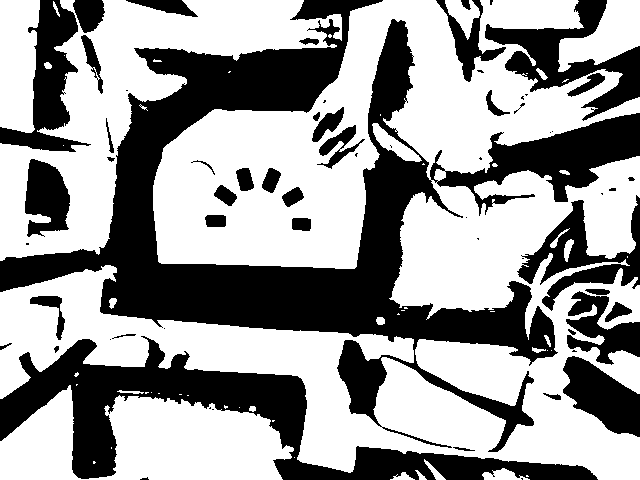
#> input picture gauntletprocess.png, 640 x 480 px; its folder holds only this picture in this run
$ python -i gauntlet_alg.py   (imports and definitions only)
#> lines starting #> are read from the running program, lines starting #| are printed output that depends on the picture; after the words box and inside, x2 and y2 are one past the last pixel; in counts of white or black regions, pixels touching at a corner belong together
#> further down, picture is the input picture: shape (480, 640, 3); 60.3% white; 63 black regions (24 under 20 px), largest, box (x1, y1, x2, y2) and area: (0, 0, 640, 452) 66985, (0, 336, 598, 480) 22132, (485, 0, 640, 121) 6158
import cv2
import numpy as np
import imutils
import itertools
from math import pi

IMGWIDTH = 480
TAPE_TO_HOLE_RATIO = 1.35
BINARIZATION_THRESHOLD = 80
POLY_APPROX_COEFF = 0.05
IMGRES = (640,480)
IMGAREA = IMGRES[0] * IMGRES[1]

#openCV uses BGR
RED = (0,0,255)
GREEN = (0,255,0)
BLUE = (255,0,0)
CYAN = (255,255,0)
YELLOW = (0,204,204)
VIOLET = (255,0,255)
BLACK = (0,0,0)
WHITE = (255,255,255)
GRAY = (127,127,127)
ORANGE = (0,165,255)

class Circle:
    # [12 lines left out: functions __init__, draw, not called in this run]

class ThreePointCircle(Circle):
    # [10 lines left out: function __init__, not called in this run]

class Vector:
    # [22 lines left out: functions __init__, scale, draw, not called in this run]

    def drawEnd(self, img, color = BLUE, radius = 2, thickness = 2):
        cv2.circle(img, tuple(int(x) for x in self.end), radius, color, thickness)

    def drawStart(self, img, color = RED, radius = 2, thickness = 2):
        cv2.circle(img, tuple(int(x) for x in self.start), radius, color, thickness)

    def drawEndpoints(self, img, color = BLUE, radius = 2, thickness = 2):
        cv2.circle(img, tuple(int(x) for x in self.end), radius, color, thickness)
        cv2.circle(img, tuple(int(x) for x in self.start), radius, color, thickness)

class PolarVector(Vector):
    def __init__(self, start, mag, angle):
        super().__init__(start, (start[0] + mag*np.cos(angle), start[1] - mag*np.sin(angle)))

class TapeRect:
    # [16 lines left out: function __init__, not called in this run]

    def assignNumber(self, number: int):
        self.number = number

    def assignVector(self, vector: Vector):
        self.vector = vector

    # [7 lines left out: function getIntrinsicVector, not called in this run]

class Gauntlet:
    # [8 lines left out: function __init__, not called in this run]

    def addRect(self, tapeRect):
        #tapeRect.assignVector(Vector(self.rectMean, tapeRect.center))
        self.rects.append(tapeRect)

    # [122 lines left out: functions enumerateRects, encircleRects, assignRadialVectors, getRefVector, getRectByNum, draw, not called in this run]

def preprocessFrame(frame):
    #assumes frame is an opencv image object

    greyImg = cv2.cvtColor(frame, cv2.COLOR_BGR2GRAY)
    blurredImg = cv2.GaussianBlur(greyImg, (5,5), 0)
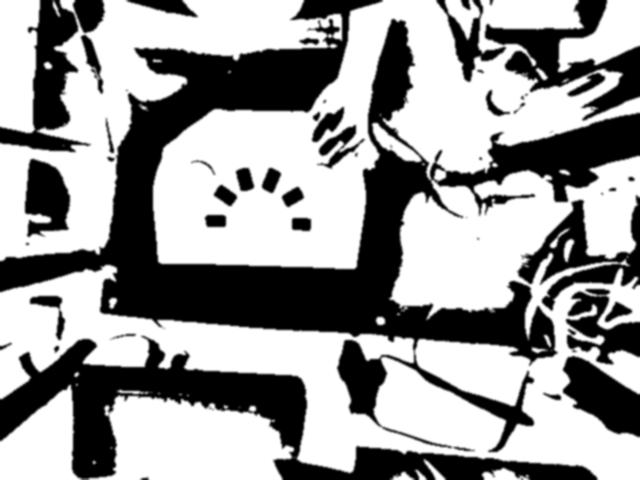
#> blurredImg: shape (480, 640); min 0, max 255, mean 153.7
    #threshedImg = cv2.threshold(blurredImg, BINARIZATION_THRESHOLD, 255, cv2.THRESH_BINARY)[1]
    threshedImg = cv2.adaptiveThreshold(blurredImg, 255, cv2.ADAPTIVE_THRESH_MEAN_C, cv2.THRESH_BINARY, 101, 10)
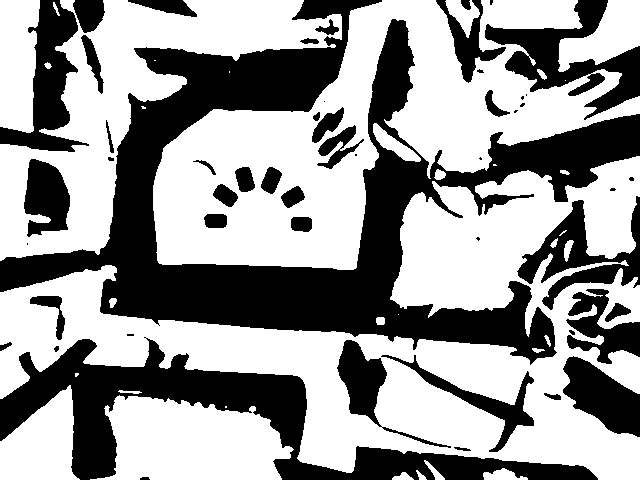
#> threshedImg: shape (480, 640); 59.8% white; 52 black regions (14 under 20 px), largest, box (x1, y1, x2, y2) and area: (0, 0, 640, 365) 62607, (0, 337, 598, 480) 22245, (485, 0, 640, 120) 6508
    #note: last two arguments change the adaptive behavior of this threshold.
    #the second last argument is the size of the sample to take to determine a mean to use
    #as the threshold value. lower tends to make the image look more "grainy".
    #last argument can be thought of as exposure. it is a constant that is subtracted from
    #each pixel before deciding if it goes to black or white. higher values make the image
    #appear more bright/whiter/washed out.

    # edgedImg = autoCanny(blurredImg)

    #frame = cv2.cvtColor(threshedImg, cv2.COLOR_GRAY2BGR)
    return threshedImg

# [77 lines left out: functions getGauntlet, identifyContours, autoCanny, angleDiff, angleDiffCCW, angleDiffCW, not called in this run]

def degToRad(degrees):
    return degrees * pi / 180

# [4 lines left out: function shiftImageCoords, not called in this run]

def dist(a, b):
    return ((a[0]-b[0])**2 + (a[1]-b[1])**2)**0.5

# [13 lines not run here, left out]

>>> import cv2
>>> picture = cv2.imread('gauntletprocess.png')
>>> result = preprocessFrame(picture)
